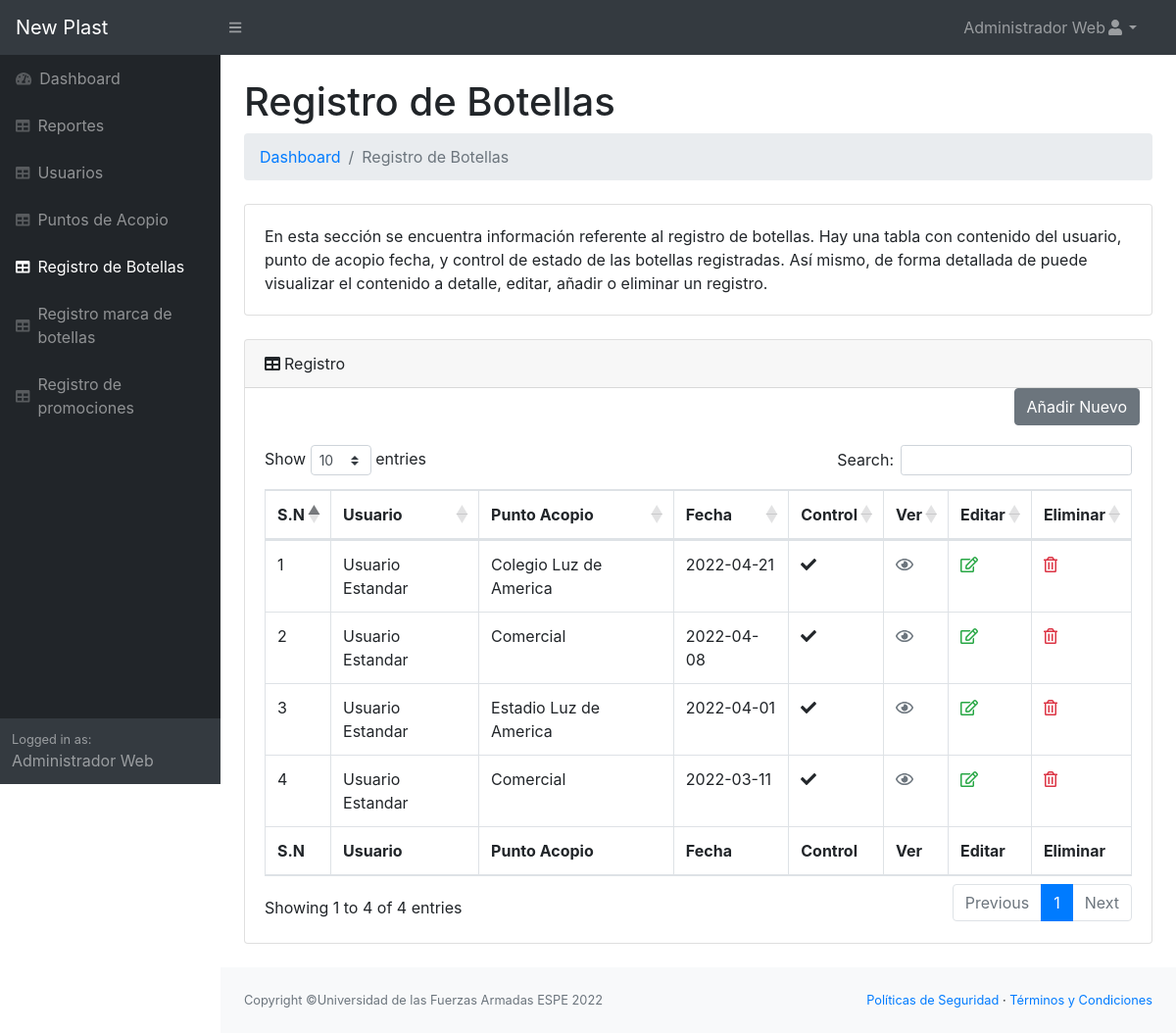
The app's page /respaldo-admin/registro_botellas.php (signed in) with its own data.
### tables this page shows
CREATE TABLE IF NOT EXISTS `registro_botellas` (
  `id` int(10) NOT NULL AUTO_INCREMENT,
  `usuario` int(11) NOT NULL DEFAULT 0,
  `pto_acopio` int(11) NOT NULL DEFAULT 0,
  `fecha` date NOT NULL,
  `control` varchar(255) NOT NULL,
  PRIMARY KEY (`id`),
  KEY `FK_cont_registro_admin_profile` (`usuario`),
  KEY `FK_cont_registro_puntoacopio` (`pto_acopio`),
  CONSTRAINT `FK_cont_registro_puntoacopio` FOREIGN KEY (`pto_acopio`) REFERENCES `punto_acopio` (`Id`) ON DELETE NO ACTION ON UPDATE NO ACTION,
  CONSTRAINT `FK_cont_registro_usuario` FOREIGN KEY (`usuario`) REFERENCES `usuarios` (`id`) ON DELETE NO ACTION ON UPDATE NO ACTION
);

CREATE TABLE IF NOT EXISTS `usuarios` (
  `id` int(11) NOT NULL AUTO_INCREMENT,
  `usuario` varchar(40) NOT NULL,
  `password` varchar(50) NOT NULL,
  `nombre` varchar(80) NOT NULL,
  `tipo_usuario` int(11) NOT NULL,
  PRIMARY KEY (`id`)
);

CREATE TABLE IF NOT EXISTS `punto_acopio` (
  `id` int(11) NOT NULL AUTO_INCREMENT,
  `Nombre` varchar(255) NOT NULL,
  `Representante` varchar(255) NOT NULL,
  `Contacto_email` varchar(255) NOT NULL,
  `Contacto_telefono` varchar(50) NOT NULL,
  `Latitud` varchar(255) NOT NULL,
  `Longitud` varchar(255) NOT NULL,
  PRIMARY KEY (`id`) USING BTREE
);

### respaldo-admin/registro_botellas.php (the view, shortened to what this page needs)
<!DOCTYPE html>
<html lang="en">
    <head>
		<link href="css/styles.css" rel="stylesheet" />
		<link href="css/estilo1.css" rel="stylesheet" />
		<link href="https://cdn.datatables.net/1.10.20/css/dataTables.bootstrap4.min.css" rel="stylesheet" />
	</head>
	<body class="sb-nav-fixed">
		<?php
			include('partials/header.php');
		?>
		<div id="layoutSidenav">
			<?php
				include('partials/sidebar.php');
			?>
			<div id="layoutSidenav_content">
				<main>
					<div class="container-fluid">
						<h1 class="mt-4">Registro de Botellas</h1>
						<ol class="breadcrumb mb-4">
							<li class="breadcrumb-item"><a href="principal.php">Dashboard</a></li>
							<li class="breadcrumb-item active">Registro de Botellas</li>
						</ol>
						<div class="card mb-4">
							<div class="card-body">En esta sección se encuentra información referente al registro de botellas.
								Hay una tabla con contenido del usuario, punto de acopio fecha, y control de estado de las botellas
								registradas. Así mismo, de forma detallada de puede visualizar el contenido a detalle, editar, añadir
								o eliminar un registro.</div>
						</div>
						<div class="card mb-4">
							<div class="card-header"><i class="fas fa-table mr-1"></i>Registro</div>
							<div class="col text-right">
                                <a href="editar_registrobotella.php?" class="btn btn-secondary content-link1">Añadir Nuevo </a>
                            </div>
							<div class="card-body">
								<div class="table-responsive">
									<table class="table table-bordered" id="dataTable" width="100%" cellspacing="0">
										<thead>
											<tr>
												<th>S.N</th>
												<th>Usuario</th>
												<th>Punto Acopio</th>
												<th>Fecha</th>
												<th>Control</th>
												<th>Ver</th>
												<th>Editar</th>
												<th>Eliminar</th>
											</tr>
										</thead>
										<tfoot>
											<tr>
												<th>S.N</th>
												<th>Usuario</th>
												<th>Punto Acopio</th>
												<th>Fecha</th>
												<th>Control</th>
												<th>Ver</th>
												<th>Editar</th>
												<th>Eliminar</th>
											</tr>
										</tfoot>
										<tbody>
										<?php
                                        require_once('conexion.php');
                                        $sql1="SELECT * FROM registro_botellas ORDER BY fecha DESC";
                                        $res1= $mysqli->query($sql1);
                                        if($res1->num_rows>0)
                                        {$i=1;
                                        while($data=$res1->fetch_assoc()){
                                            ?>
                                        <tr>
                                            <td><?php echo $i; ?></td>
                                            <td><?php
												$sql2="SELECT id, nombre FROM usuarios WHERE id=" . $data['usuario'];
												$res2= $mysqli->query($sql2);
												$viewData=$res2->fetch_assoc();
												echo $viewData['nombre'];
												?>
											</td>
                                            <td><?php
												$sql2="SELECT id, nombre FROM punto_acopio WHERE id=" . $data['pto_acopio'];
												$res2= $mysqli->query($sql2);
												$viewData=$res2->fetch_assoc();
												echo $viewData['nombre'];
											?>
											</td>
                                            <td><?php echo $data['fecha']; ?></td>
                                            <?php
                                            if($data['control']=='Verificado'){
                                            ?>
                                            <td><i class="fa fa-check"></i></td>
                                            <?php } else{ ?>
                                            <td><i class='fa fa-ban'></i></td>
                                            <?php } ?>
											<td><a href="ver_registrobotellas.php?view=<?php echo $data['id']; ?>" class="text-secondary content-link1"><i class='far fa-eye'></i></a></td>
                                            <td><a href="editar_registrobotella.php?edit=<?php echo $data['id']; ?>" class="text-success content-link1"><i onclick="cargar()" class=' far fa-edit'></i></a></td>
											<td><a href="javascript:void(0)" class="text-danger delete" name="registro_botellas" id="<?php echo $data['id']; ?>"><i class='far fa-trash-alt'></i></a></td>
                                        </tr>
                                        <?php
                                        $i++;}
                                        }else{
                                        ?>
                                        <tr>
                                            <td colspan="6">Sin datos de registro de botellas plasticas </td>
                                        </tr>
                                        <?php } ?>
										</tbody>
									</table>
								</div>
								</div>
								</div>
											</div>
					</main>
				<?php
					include('partials/footer.php');
				?>
	</body>
</html>

### records on screen
registro_botellas: usuario.nombre "Usuario Estandar", pto_acopio.Nombre "Colegio Luz de America", fecha "2022-04-21", control "Verificado" (drawn)
registro_botellas: usuario.nombre "Usuario Estandar", pto_acopio.Nombre "Comercial", fecha "2022-04-08", control "Verificado" (drawn)
registro_botellas: usuario.nombre "Usuario Estandar", pto_acopio.Nombre "Estadio Luz de America", fecha "2022-04-01", control "Verificado" (drawn)
registro_botellas: usuario.nombre "Usuario Estandar", pto_acopio.Nombre "Comercial", fecha "2022-03-11", control "Verificado" (drawn)

### other values on screen
$nombre "Administrador Web"
$_SESSION['nombre'] "Administrador Web"
